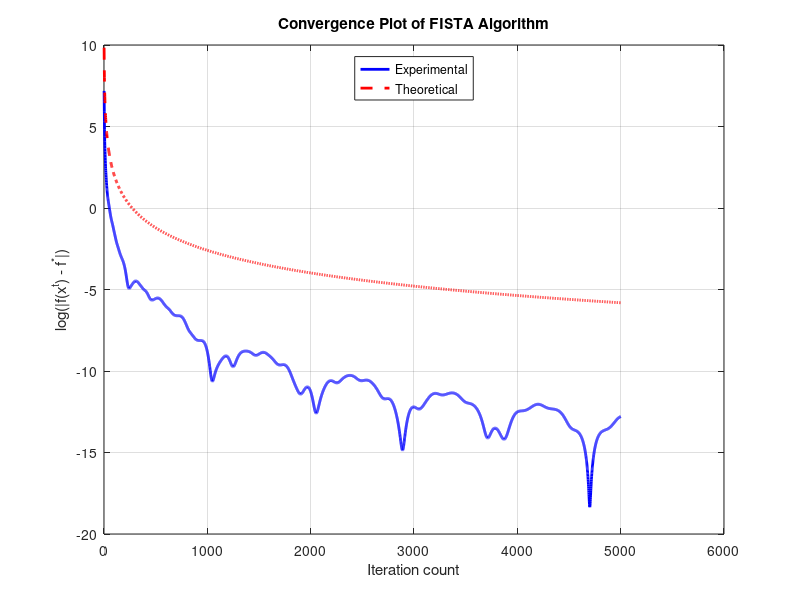

Recreate this plot in MATLAB.
clear all;
clc;

% Dimension of the problem
n = 100; % matrix dimension
convergence = 1e-5; % convergence
max_iter = 5000; % maximum total number of iterations

% Generate positive semi-definite matrix A
A = randn(n, n);
A= A' * A;

% Generate vector b in the range of A
b = A * randn(n, 1);

% Initialization
x = zeros(n, 1);
y = x;
t = 1;
alpha = 1 / max(eig(A));% step size

grad_norm = norm(A * x - b);
% Perform FISTA iterations
iter = 0;
q_vals = [];
while(grad_norm > convergence && iter <= max_iter)    

    x_new = y - alpha  * (A*y - b);
    t_new = 1/2 * (1 + sqrt(1 + 4*t^2));
    y = x_new + ((t - 1) / t_new) * (x_new - x);
    
    % Compute quadratic function value
    quadratic_val = 1/2 * x_new' * A * x_new - b' * x_new;
    q_vals = [q_vals; quadratic_val];

    grad_norm = norm(A * x_new - b);

    x = x_new;
    t = t_new;
    iter = iter + 1;
end

x_opt = A \ b;
q_opt = 0.5 * x_opt' * A * x_opt - b' * x_opt;
% Experimental convergence rate
converge_experimental = log(abs(q_vals - q_opt));

iters = 1:iter;
converge_theoretical = log((2/alpha * norm(zeros(n, 1) - x_opt).^2)./(iters+1).^2);

% Plot the convergence rates
figure;
plot(iters, converge_experimental, 'b-', 'LineWidth', 2);
hold on;
plot(iters, converge_theoretical, 'r--', 'LineWidth', 2);
hold off;
xlabel('Iteration count');
ylabel('log(|f(x^t) - f^*|)');
title('Convergence Plot of FISTA Algorithm');
legend('Experimental', 'Theoretical','Location','north');
grid on;